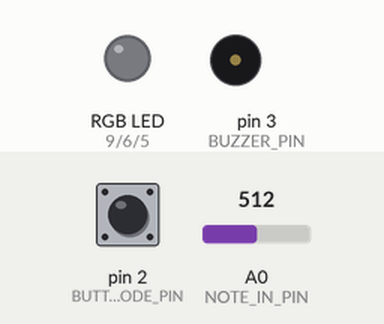
Simulated run of this sketch. Board: Arduino Uno, built with avr-gcc and run on an emulated ATmega328P. Parts: an RGB LED mixed from three pins (HIGH = lit), buzzer (waves = sounding). Inputs (shaded band) come from the test bench; at power-on: pin 2 (BUTTON_MODE_PIN) LOW, A0 (NOTE_IN_PIN) = 512. Random numbers use the default seed unless the sketch sets one.

Above: at 1.2 s.
1.3 s: pin 2 (BUTTON_MODE_PIN) pulled HIGH for 0.15 s
At 2.5 s:
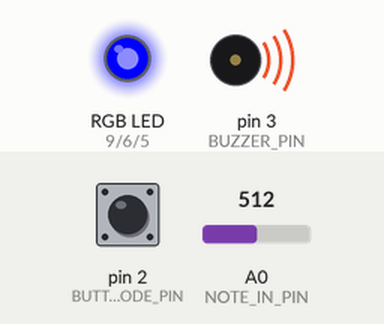
2.9 s: A0 (NOTE_IN_PIN) set to 20
At 3.2 s:
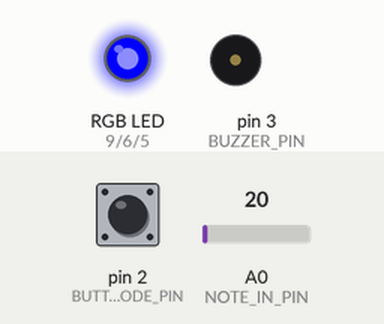
4.4 s: pin 2 (BUTTON_MODE_PIN) pulled HIGH for 1 s
At 5.0 s:
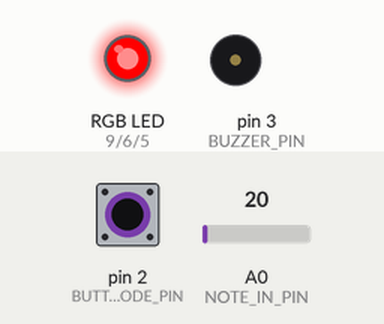
6.9 s: A0 (NOTE_IN_PIN) set to 40
At 7.0 s:
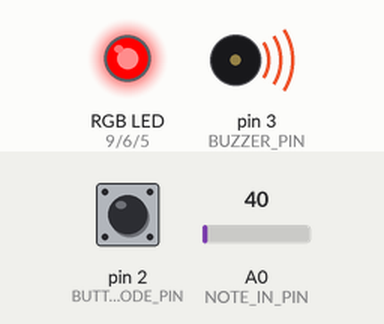
8.6 s: pin 2 (BUTTON_MODE_PIN) pulled HIGH for 0.15 s
At 9.4 s:
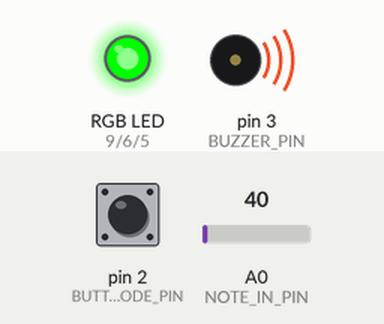
11.7 s: pin 2 (BUTTON_MODE_PIN) pulled HIGH for 3.2 s
At 13.0 s:
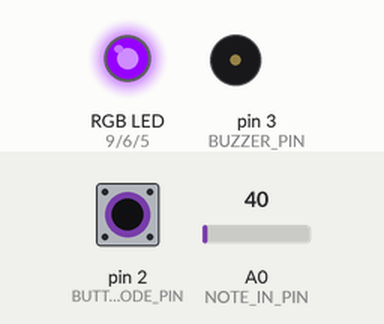
Timing chart, 0 to 16.4 s (numbered marks = the images above; inputs shaded):
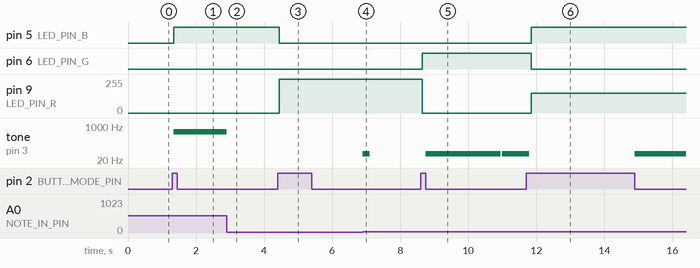

Measured:
- after the input at 1.3 s, pin 5 (LED_PIN_B): LOW → HIGH after 0.05 s; tone on pin 3 (BUZZER_PIN): silent → 512 Hz after 0.05 s
- after the input at 2.9 s, tone on pin 3 (BUZZER_PIN): 512 Hz → silent at once
- after the input at 4.4 s, pin 5 (LED_PIN_B): HIGH → LOW after 0.05 s; pin 9 (LED_PIN_R): 0/255 → 255/255 after 0.05 s
- after the input at 6.9 s, tone on pin 3 (BUZZER_PIN): silent → 40 Hz at once, → silent 0.21 s later
- after the input at 8.6 s, pin 6 (LED_PIN_G): LOW → HIGH after 0.05 s; pin 9 (LED_PIN_R): 255/255 → 0/255 after 0.05 s; tone on pin 3 (BUZZER_PIN): silent → 40 Hz after 0.15 s, → silent 2.2 s later, → 40 Hz 0.05 s later
- after the input at 11.7 s, pin 5 (LED_PIN_B): LOW → HIGH after 0.15 s; pin 6 (LED_PIN_G): HIGH → LOW after 0.15 s; pin 9 (LED_PIN_R): 0/255 → 150/255 after 0.15 s; tone on pin 3 (BUZZER_PIN): 40 Hz → silent after 0.10 s, → 40 Hz 3.1 s later

The sketch:

JohnstoneRuth_etudeTwo.ino
```cpp
/*** Ruth Johnstone ***/

/*****************************************************************************************
 *  We are able to make varying audible sounds through one pin using a resistor ladder.
 *  The resistor ladder consists of several resistors connected in series.
 *  When resistors are connected in series their values are additive (Rtotal = R1 + R2 + …).
 *  For example, consider we have 5 buttons connected though a series of 100Ohm resistors.
 *  When the first button is pressed, the current will flow through the button and straight
 *  into the pin, providing negligible resistance. However, when the last button is pressed,
 *  the current flows through 4 resistors and would provide 400Ohms.
 *  As the resistance varies depending on what button is pressed, the voltage also changes
 *  according to Ohm’s Law: V=IR. We then assign the voltage read from the analog input pin
 *  at A0 to the frequency of the tone using the tone(x,y,z) function.
 *
 * The mode is selected by counting how many times the dedicated mode button at pin 2 has been pressed.
 * I have used an if statement to increase the mode number by 1 each time the button is pressed,
 * and used another if statement to make sure this only occurs when mode is less than 4,
 * otherwise the mode will be set back to 0 to allow the users to reset the recorded array and start again.
 *
 *****************************************************************************************/

/**** CONSTANTS ********************************************************/

#define BUTTON_MODE_PIN 2 // Button to change the mode
int val = 0; // to store current button state
int valStateChange = 0; // to store prev button state

// constants for RGB LED
#define LED_PIN_R 9 // R PIN
#define LED_PIN_G 6 // G PIN
#define LED_PIN_B 5 // B PIN

// constant for note in (button-resistor ladder on breadboard)
# define NOTE_IN_PIN A0

// to store the previous value of the analog input in order to detect a state change
int prevAnalog = 0;

//constant for max number of notes in array
#define MAX_NOTES 16

// a constant for duration
const int duration =200;

// constant for pin to output for buzzer
#define BUZZER_PIN 3 // PWM

/******** VARIABLES *****************************************************/
// counter for how many notes we have
int countNotes = 0;
// array to hold the notes played (for record/play mode)
int notes [MAX_NOTES];
int mode = 0; // start at off

/*************************************************************************/

/**********************SETUP() DO NOT CHANGE*******************************/
// Declare pin mode for the single digital input
void setup()
{
  pinMode(BUTTON_MODE_PIN, INPUT);
}

/**********************LOOP() DO NOT CHANGE *****************************/
void loop()
{
  chooseMode();
  setRGB();
  selectMode();
}

/******************CHOOSEMODE(): IMPLEMENT ******************************/

void chooseMode(){

  val = digitalRead(BUTTON_MODE_PIN); // take the value for the mode button

  if (val != valStateChange) {       // this only runs the code if the button has been purposefully pressed

    if (val == HIGH) {
      if (mode < 4){
        mode = mode + 1;    // mode increases by one if the button is pressed
        }
      else{
          mode = 0;   // mode goes back to zero after user presses out of the loopMode
      }
    }

    // Delay a little bit to avoid bouncing
    delay(50);
  }

/* assigns the value of the current state to the valStateChange so that it can be determined if
 *  different state from the previous in the next loop */
valStateChange = val;

}

/******************SETRGB(): IMPLEMENT ********************************/
void setRGB()
{
  //IMPLEMENT
  pinMode(LED_PIN_R, OUTPUT);   // assigns all RGB pins as outputs
  pinMode(LED_PIN_G, OUTPUT);
  pinMode(LED_PIN_B, OUTPUT);

  switch (mode) {
    case 0:
      analogWrite(LED_PIN_R, 0);
      analogWrite(LED_PIN_G, 0);
      analogWrite(LED_PIN_B, 0);
    break;
    case 1:
      analogWrite(LED_PIN_R, 0);
      analogWrite(LED_PIN_G, 0);
      analogWrite(LED_PIN_B, 255);    // set blue pin to maximum
    break;
    case 2:
      analogWrite(LED_PIN_R, 255);    // red pin as maximum
      analogWrite(LED_PIN_G, 0);
      analogWrite(LED_PIN_B, 0);
    break;
    case 3:
      analogWrite(LED_PIN_R, 0);
      analogWrite(LED_PIN_G, 255);    // green pin as maximum
      analogWrite(LED_PIN_B, 0);
    break;
    case 4:
      analogWrite(LED_PIN_R, 150);    // red pin as slightly less than max to get right shade of purple
      analogWrite(LED_PIN_G, 0);
      analogWrite(LED_PIN_B, 255);    // blue pin as max
    break;
  }

}

/**********************SELECTMODE() DO NOT CHANGE ******************************/
void selectMode()
{
  if(mode ==0) {
    reset();
  }
  else if(mode ==1) {
    live();
  }
  else if(mode ==2) {
    record();
  }

  else if(mode ==3) {
    play();
  }

  else if(mode ==4) {
    loopMode();
  }
}

/******************RESET(): IMPLEMENT ************************************/
void reset()
{
  // IMPLEMENT
  for (int i = 0; i < MAX_NOTES; i++){      // set all array elements (up to MAX_NOTES) to 0.
    notes[i] = 0;
  }
  countNotes = 0;   // set countNotes to zero to start counting again on the next record function.

}

/******************LIVE(): IMPLEMENT *************************************/
void live()
{
    //IMPLEMENT

    if(analogRead(NOTE_IN_PIN) > 30){   // set 30 as the threshold for recognising input
      tone(BUZZER_PIN, analogRead(NOTE_IN_PIN), duration);    // assign incoming values from "note in pin" to the frequency of the tone
    }
    else{
      noTone(BUZZER_PIN);
   }
}

/******************RECORD(): IMPLEMENT *********************************/
void record()
{
  // IMPLEMENT
  //Serial.println(countNotes);
  if (countNotes < MAX_NOTES) {   // only run up to 16 notes.
    if(analogRead(NOTE_IN_PIN) > 30){
      if(prevAnalog < 50){    // only run if the button was just pressed
      tone(BUZZER_PIN,analogRead(NOTE_IN_PIN), duration);

      notes[countNotes] = analogRead(NOTE_IN_PIN);    // store analog input for each element in the array

      countNotes++;   // increase countNotes (number of element in array) by one each time this is run

      }
/*    assigns the current analog value to prevAnalog so that it can be determined in the next loop if
 *  a new button press has been performed*/
      prevAnalog = analogRead(NOTE_IN_PIN);

    }

    else{
      noTone(BUZZER_PIN);
    }
  }
}

/******************PLAY(): IMPLEMENT ***********************************/
void play()
{
  // cycle through the stored array and play stored notes
  for (int i = 0; i < countNotes; i++){
    if (digitalRead(BUTTON_MODE_PIN) != HIGH){    // check if the mode button is being pressed before playing the next note.
      tone(BUZZER_PIN, notes[i], duration);
      delay(duration);
    }
  }
}

/******************LOOPMODE(): IMPLEMENT ********************************/
void loopMode()
{
  //IMPLEMENT
    if (digitalRead(BUTTON_MODE_PIN) != HIGH){
      tone(BUZZER_PIN, notes[random(1,15)], random(100,300));   // randomise the order of the stored notes and randomise the duration between 100 and 300ms
      delay(random(10,100));    // randomise the delay between notes between 10 and 100.
    }
}

/**************************************************************************/
```
